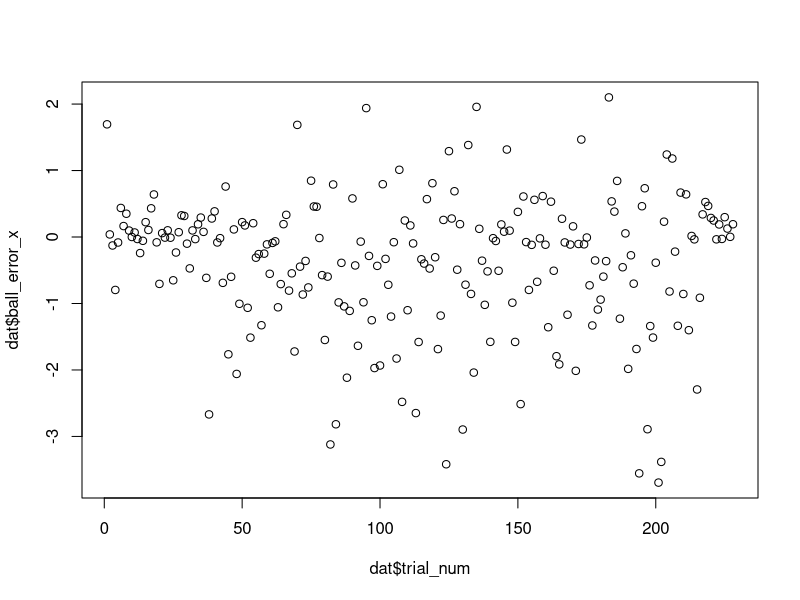
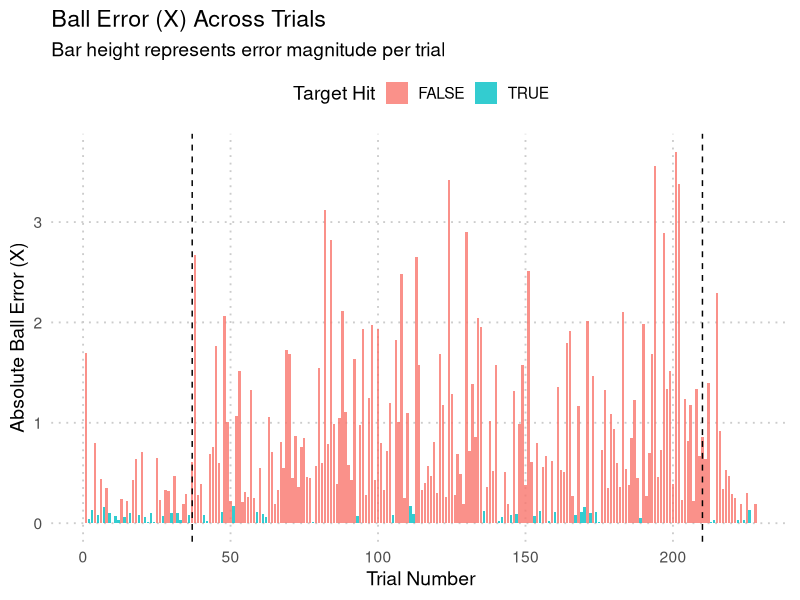
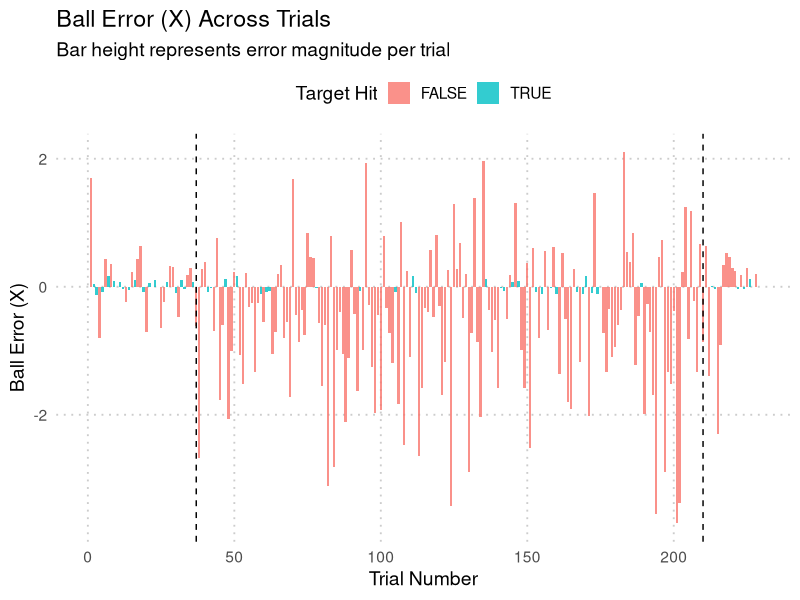
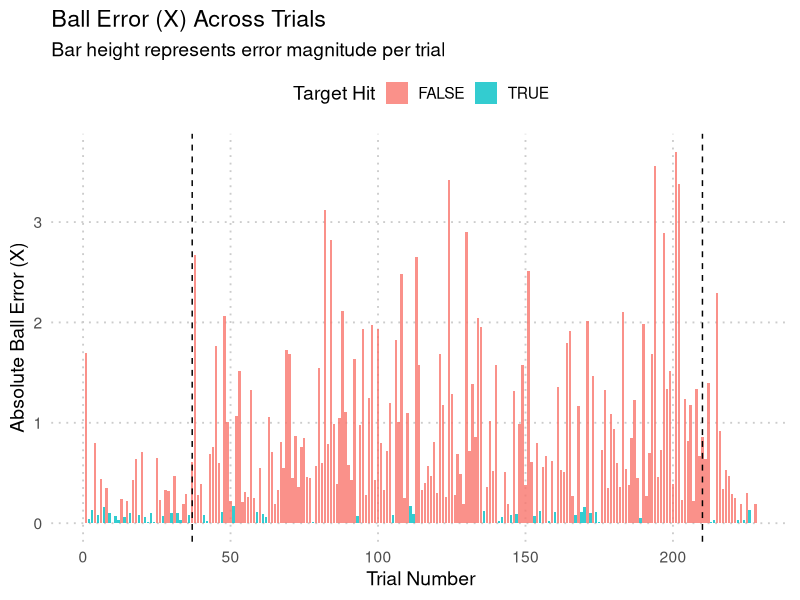
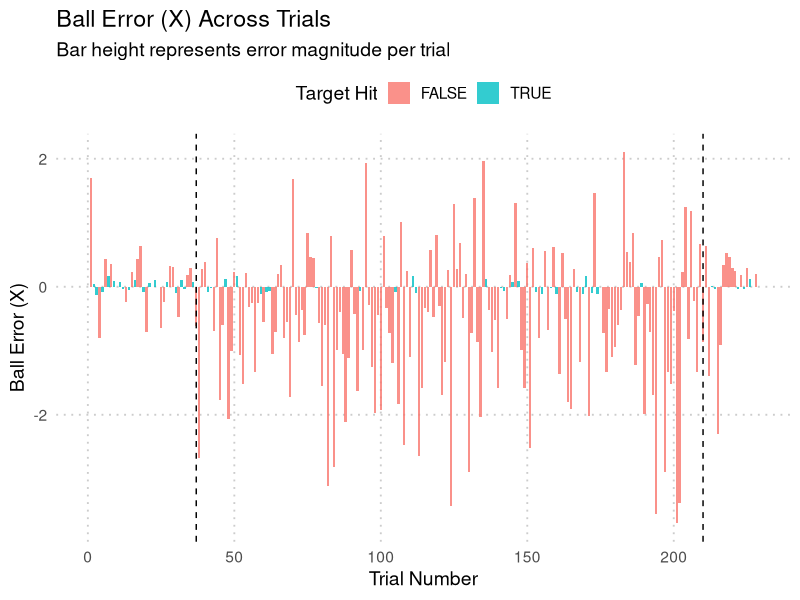

The R source for these figures, in order:
library(readr)
library(ggplot2)
library(dplyr)


dat <- read_csv("Example Data/trial_results_120_current.csv")

dat$ball_error_x <- dat$final_ball_pos_x - dat$target_position_x

plot(x = dat$trial_num, y = dat$ball_error_x)

dat$abs_ball_error_x <- abs(dat$ball_error_x)


plt1 <- ggplot(dat, aes(x = trial_num, y = abs_ball_error_x, fill = as.factor(target_hit))) +
  geom_col(width = 0.8, alpha = 0.8) +  # Use geom_col() for bar plot
  theme_minimal(base_size = 14) +
  geom_vline(xintercept = 37, linetype = 'dashed') +
  geom_vline(xintercept = 210, linetype = 'dashed') +
  labs(
    x = "Trial Number",
    y = "Absolute Ball Error (X)",
    fill = "Target Hit",
    title = "Ball Error (X) Across Trials",
    subtitle = "Bar height represents error magnitude per trial"
  ) +
  theme(
    legend.position = "top",
    panel.grid.major = element_line(color = "grey80", linetype = "dotted"),
    panel.grid.minor = element_blank()
  )
plt1
ggsave("abs_ball_error_x.png", plot = plt1)

plt2 <- ggplot(dat, aes(x = trial_num, y = ball_error_x, fill = as.factor(target_hit))) +
  geom_col(width = 0.8, alpha = 0.8) +  # Use geom_col() for bar plot
  theme_minimal(base_size = 14) +
  geom_vline(xintercept = 37, linetype = 'dashed') +
  geom_vline(xintercept = 210, linetype = 'dashed') +
  labs(
    x = "Trial Number",
    y = "Ball Error (X)",
    fill = "Target Hit",
    title = "Ball Error (X) Across Trials",
    subtitle = "Bar height represents error magnitude per trial"
  ) +
  theme(
    legend.position = "top",
    panel.grid.major = element_line(color = "grey80", linetype = "dotted"),
    panel.grid.minor = element_blank()
  )
plt2
ggsave("ball_error_x.png", plot = plt2)




# filter each phase of experiment
dat_baseline <- filter(dat, trial_num < 37)
dat_exposure <- filter(dat, trial_num > 36 & trial_num < 211)
dat_washout <- filter(dat, trial_num > 210)


mod_base <- lm(abs_ball_error_x ~ trial_num, data = dat_baseline)
summary(mod_base)

mod_exp <- lm(abs_ball_error_x ~ trial_num, data = dat_exposure)
summary(mod_exp)

mod_wash <- lm(abs_ball_error_x ~ trial_num, data = dat_washout)
summary(mod_wash)
